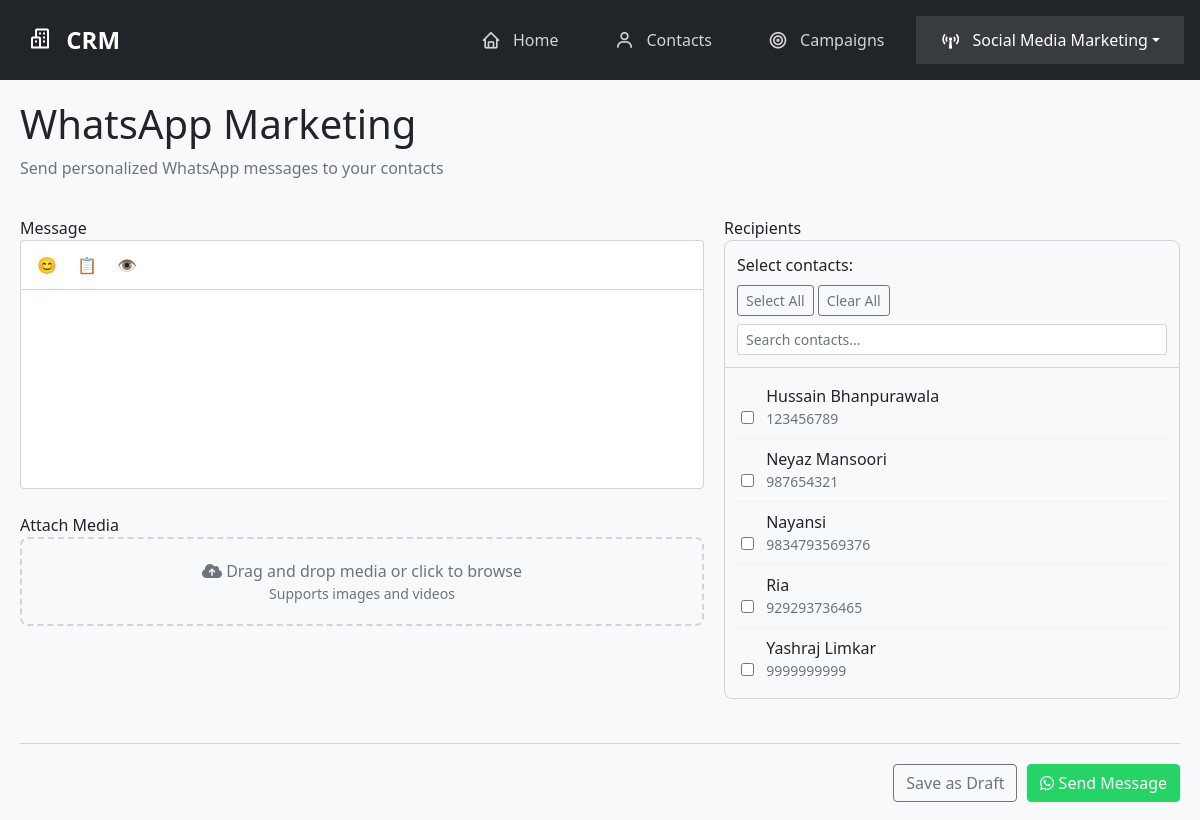
The app's page /whatsapp-marketing/, older data.
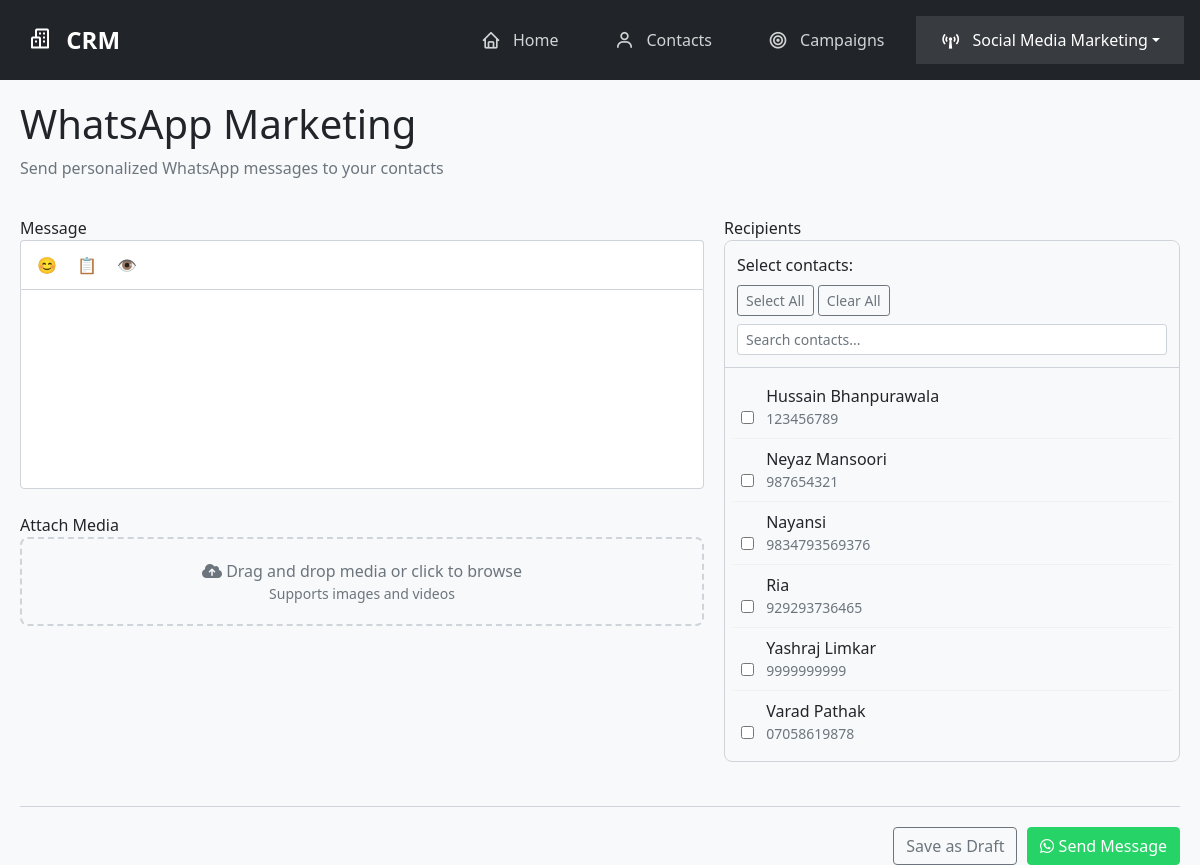
The same page, newer data.
### core/models.py (models this page shows, shortened)
class Contact(models.Model):
    name = models.CharField(max_length=100)
    email = models.EmailField(unique=True)
    phone = models.CharField(max_length=20)
    created_at = models.DateTimeField(auto_now_add=True)
    updated_at = models.DateTimeField(auto_now=True)

### core/views.py (the view, shortened to what this page needs)
# urls.py: path('whatsapp-marketing/', views.WhatsAppMarketingView.as_view(), name='whatsapp_marketing'),
class WhatsAppMarketingView(View):
    template_name = 'core/whatsapp_marketing.html'
    def get(self, request):
        contacts = Contact.objects.all()
        return render(request, self.template_name, {'contacts': contacts})

### core/templates/core/whatsapp_marketing.html (shortened to what the changed rows need)
{% extends 'core/base.html' %}
{% load static %}
{% block content %}
<div class="whatsapp-marketing-container">
    <div class="whatsapp-marketing-header">
        <h1>WhatsApp Marketing</h1>
    </div>
    <div class="whatsapp-form-container">
        <form method="post" action="{% url 'core:send_whatsapp_message' %}" enctype="multipart/form-data" id="whatsappForm">
            <div class="form-grid">
                <div class="form-right-panel">
                    <div class="form-group recipients-group">
                        <div class="recipients-container">
                            <div class="recipients-list">
                                {% for contact in contacts %}
                                <div class="recipient-item">
                                    <label class="checkbox-container">
                                        <input type="checkbox" name="recipients" value="{{ contact.phone }}">
                                        <div class="recipient-info">
                                            <span class="recipient-name">{{ contact.name }}</span>
                                            <span class="recipient-phone">{{ contact.phone }}</span>
                                        </div>
                                    </label>
                                </div>
                                {% endfor %}
                            </div>
                        </div>
                    </div>
                </div>
            </div>
        </form>
    </div>
</div>
{% endblock %}
{% block extra_css %}
<link href="https://cdn.quilljs.com/1.3.6/quill.snow.css" rel="stylesheet" />
{% endblock %}

Row changes from the older to the newer data that the page shows:
added Contact: name "Varad Pathak", phone "07058619878"
